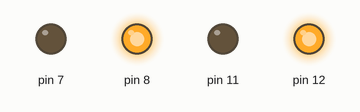
A sketch run on a simulated Arduino Uno, built with avr-gcc and run on an emulated ATmega328P. On the bench: output pins drawn as LEDs (lit = HIGH).

Above: at 0.1 s.
Timing chart, 0 to 1.6 s (numbered marks = the images above):
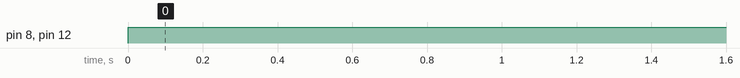

The sketch:

motor_controller.ino
```cpp
// C++ code
//
void setup()
{
pinMode(12, OUTPUT);
pinMode(11, OUTPUT);
pinMode(7, OUTPUT);
pinMode(8, OUTPUT);
}
void loop()
{
digitalWrite(12, HIGH);
digitalWrite(11, LOW);
digitalWrite(8, HIGH);
digitalWrite(7, LOW);
}
```

Measured:
- by itself, pin 8, pin 12: LOW → HIGH at 0.00 s
